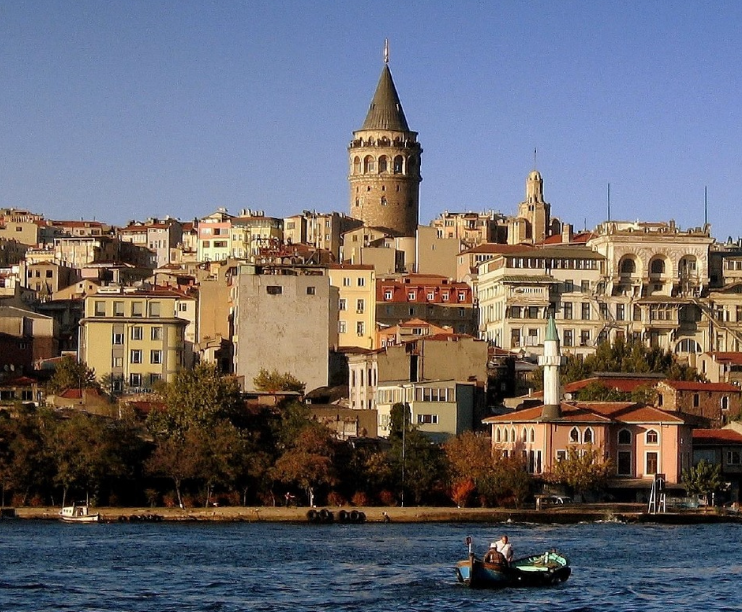
#> input picture Assignment4-CartoonImage/report/data/Galata.png, 742 x 612 px, found by its file name
$ python main.py
#> lines starting #> are read from the running program, lines starting #| are printed output that depends on the picture
#> in load_image, image is the input picture: shape (612, 742, 3); mean B, G, R 109.5, 104.1, 107
### Assignment4-CartoonImage/code/ImageProcessor.py
from scipy import ndimage
import cv2
import numpy as np
from sklearn.cluster import KMeans


class ImageProcessor:
    def __init__(self):
        pass

    @staticmethod
    def apply_gaussian_filter(image_arr, sigma):
#> called with sigma = 1
        smoothed_image = ndimage.gaussian_filter(image_arr, sigma=sigma)
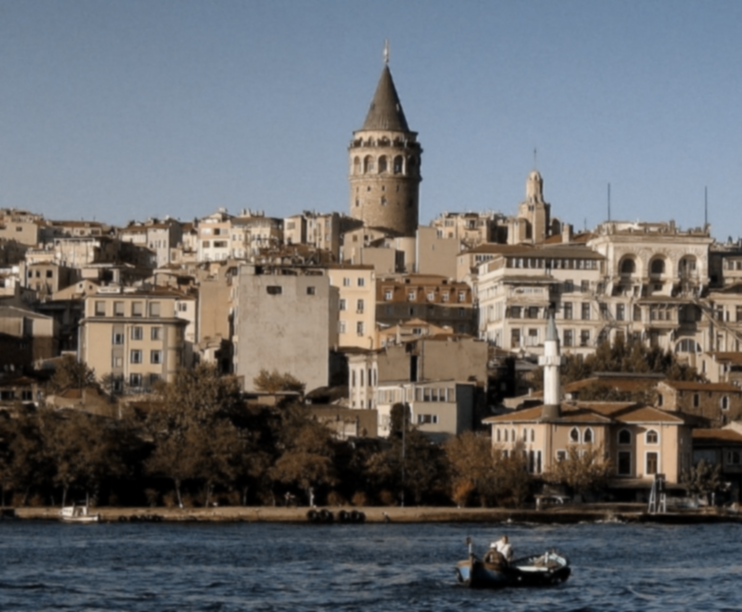
#> smoothed_image: shape (612, 742, 3); mean B, G, R 106.2, 105.1, 104.8
        return smoothed_image

    # [47 lines left out: functions apply_median_filter, apply_convolve_filter, threshold_dog_convolve, gaussian_kernel, not called in this run]

    @staticmethod
    def threshold_dog_gaussian(img, sigma1, sigma2, threshold):
        # Calculate the DoG filter
#> called with sigma1 = (1, 1, 0), sigma2 = (1.1, 1.1, 0), threshold = 254
        dog = (ImageProcessor.apply_gaussian_filter(img, sigma=sigma1) -
               ImageProcessor.apply_gaussian_filter(img, sigma=sigma2))

        # Create a binary image based on the threshold
        threshold_img = np.where(dog > threshold, 1, 0)
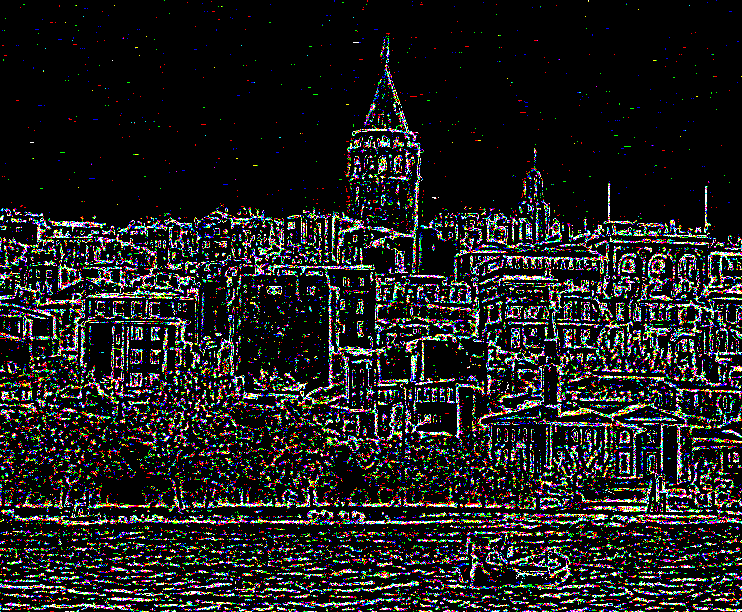
#> threshold_img: shape (612, 742, 3) int64; mean B, G, R 0.123, 0.125, 0.125; drawn with 1 as white

        return threshold_img

    @staticmethod
    def quantization_hsv(smooth_img, hsv_num):
#> called with hsv_num = 0.85
        hsv = cv2.cvtColor(smooth_img, cv2.COLOR_RGB2HSV)
#> hsv: shape (612, 742, 3); mean H, S, V 59.9, 73.4, 121.3
        hsv[:, :, 2] = hsv[:, :, 2] * float(hsv_num)  # (V)alue Change
#> hsv: shape (612, 742, 3); mean H, S, V 59.9, 73.4, 102.6
        quantized_image = cv2.cvtColor(hsv, cv2.COLOR_HSV2RGB)
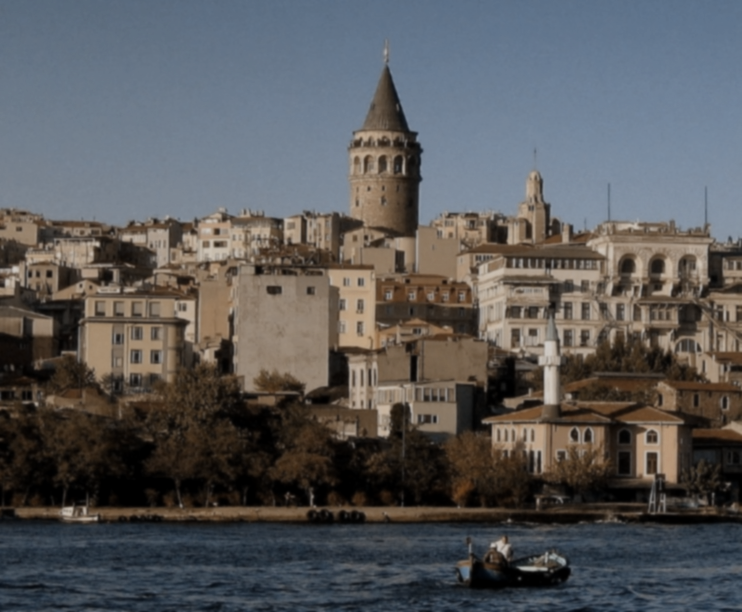
#> quantized_image: shape (612, 742, 3); mean B, G, R 89.7, 88.4, 88.4
        return quantized_image

    # [6 lines left out: function quantization_lab, not called in this run]

    @staticmethod
    def quantization_KMeans(image, num_colors=16):
#> called with num_colors = 16
        lab_image = cv2.cvtColor(image, cv2.COLOR_BGR2Lab)
#> lab_image: shape (612, 742, 3); mean of channels 0, 1, 2 111.5, 129, 127.8
        height, width, _ = lab_image.shape
#> height = 612; width = 742
        pixels = lab_image.reshape((-1, 3))
        kmeans = KMeans(n_clusters=num_colors, n_init=10)
        kmeans.fit(pixels)
        quantized_pixels = kmeans.cluster_centers_[kmeans.labels_]
        quantized_image = quantized_pixels.reshape(height, width, 3)
        quantized_image = cv2.cvtColor(quantized_image.astype(np.uint8), cv2.COLOR_Lab2BGR)

        return quantized_image

### Assignment4-CartoonImage/code/main.py
from ImageProcessor import ImageProcessor
import cv2
import matplotlib.pyplot as plt
import numpy as np
import os


def load_image(image_path):
    try:
        image = cv2.imread(image_path)
        if image is not None:
            return image
        else:
            return None
    except Exception as e:
        print(f"Hata oluştu: {e}")
        return None


def display_binary_image(image_array, title="Binary Image"):
    # 0-1 arrayini siyah-beyaz görüntü olarak çiz
    plt.imshow(image_array[:, :, 0], cmap='gray', vmin=0, vmax=1)
    plt.title(title)
    plt.axis('off')
    plt.show()


def save_image_3d_array(image_array, file_path):
    normalized_image = (image_array * 255).astype(np.uint8)
    directory = os.path.dirname(file_path)
    if not os.path.exists(directory):
        os.makedirs(directory)
    try:
        # Save the image using OpenCV
        cv2.imwrite(file_path, image_array)
    except Exception as e:
        print(f"An error occurred: {e}")


def save_binary_image(image_array, file_path):
    binary_image = np.clip(image_array, 0, 1)
    scaled_image = (binary_image * 255).astype(np.uint8)
    directory = os.path.dirname(file_path)

    if not os.path.exists(directory):
        os.makedirs(directory)
    try:
        # Save the image using OpenCV
        cv2.imwrite(file_path, scaled_image)
    except Exception as e:
        print(f"An error occurred: {e}")


image_path = "data/Galata.png"  # Dosya yolu
image_arr = load_image(image_path)  # Img -> array

# -------------------------------------------------------------------------------------------------
# ------------------------------ Smoothed Part ---------------------------------------------------
# -------------------------------------------------------------------------------------------------

smoothed_image_gaussian_1 = ImageProcessor.apply_gaussian_filter(image_arr, 1)
# smoothed_image_gaussian_2 = ImageProcessor.apply_gaussian_filter(image_arr, 2)
# smoothed_image_gaussian_4 = ImageProcessor.apply_gaussian_filter(image_arr, 4)
# smoothed_image_gaussian_8 = ImageProcessor.apply_gaussian_filter(image_arr, 8)
#
save_image_3d_array(smoothed_image_gaussian_1, "result/galata/smoothed/gaussian_smoothed_1.png")
# [34 lines of commented-out code are left out]


sigma1, sigma2, threshold = (1, 1, 0), (1.1, 1.1, 0), 254
threshold_img_gauss = ImageProcessor.threshold_dog_gaussian(smoothed_image_gaussian_1, sigma1, sigma2, threshold)
filename = f"result/galata/edgeDetection/threshold_dog_gaussian_{sigma1}_{sigma2}_{threshold}.png"
save_binary_image(threshold_img_gauss, filename)

# sigma1, sigma2, threshold = (1,1,0),(2,2,0),254
# threshold_img_gauss = ImageProcessor.threshold_dog_gaussian(smoothed_image_gaussian_1, sigma1, sigma2, threshold)
# filename = f"result/galata/edgeDetection/threshold_dog_gaussian_{sigma1}_{sigma2}_{threshold}.png"
# save_binary_image(threshold_img_gauss, filename)


# We continue with the threshold_dog_gaussian_(1, 1, 0)_(1.1, 1.1, 0)_254.png image that we like.

# -------------------------------------------------------------------------------------------------
# ------------------------------ Image Quantization Part -----------------------------------------
# -------------------------------------------------------------------------------------------------


quantization_hsv_image = ImageProcessor.quantization_hsv(smoothed_image_gaussian_1, 0.85)
save_image_3d_array(quantization_hsv_image, "result/galata/quantization/quantization_hsv_image_85.png")

# [8 lines of commented-out code are left out]

quantization_KMeans_image = ImageProcessor.quantization_KMeans(smoothed_image_gaussian_1, num_colors=16)
save_image_3d_array(quantization_KMeans_image, "result/galata/quantization/quantization_KMeans_image_16.png")

# quantization_KMeans_image = ImageProcessor.quantization_KMeans(smoothed_image_gaussian_1, num_colors=4)
# save_image_3d_array(quantization_KMeans_image, "result/galata/quantization/quantization_KMeans_image_4.png")

# We continue with the
# result/galata/quantization/quantization_hsv_image_85.png ,
# result/galata/quantization/quantization_KMeans_image_16.png
# image that we like.

# -------------------------------------------------------------------------------------------------
# ------------------------------ Combining Edge and Quantized Image ------------------------------
# -------------------------------------------------------------------------------------------------


result_img_KMeans = quantization_KMeans_image * (1 - threshold_img_gauss).astype("uint8")
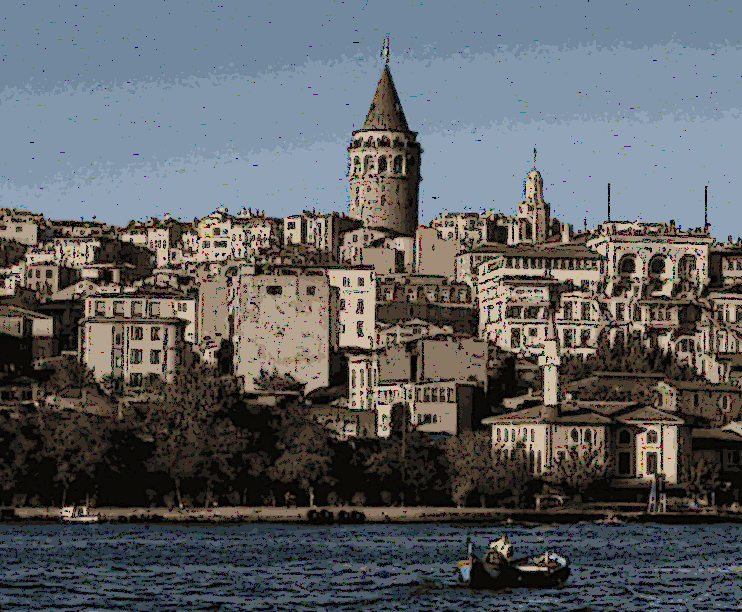
#> result_img_KMeans: shape (612, 742, 3); mean B, G, R 99.1, 96.7, 94.3
save_image_3d_array(result_img_KMeans, "result/galata/final/result_galata_img_KMeans.png")
#> in save_image_3d_array (call 4), `normalized_image = (image_array * 255).astype(np.uint8)`:
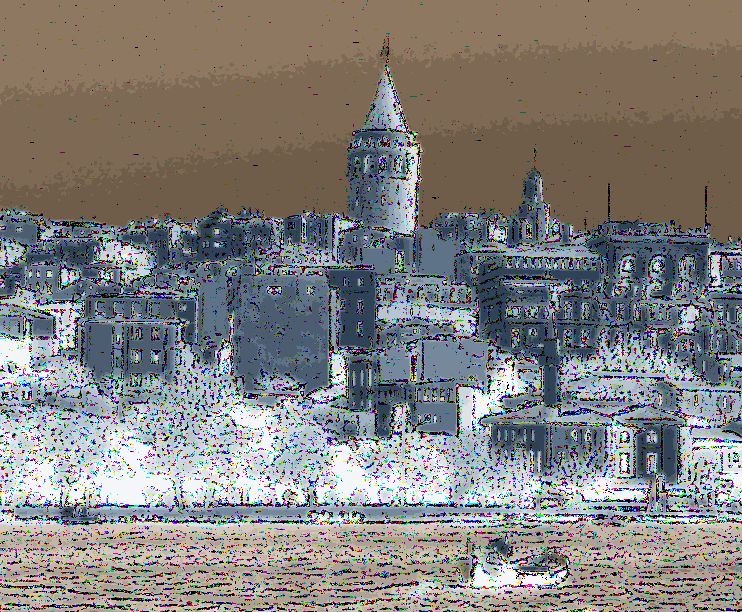
#> normalized_image: shape (612, 742, 3); mean B, G, R 125.4, 127.4, 129.6

result_img_hsv = quantization_hsv_image * (1 - threshold_img_gauss).astype("uint8")
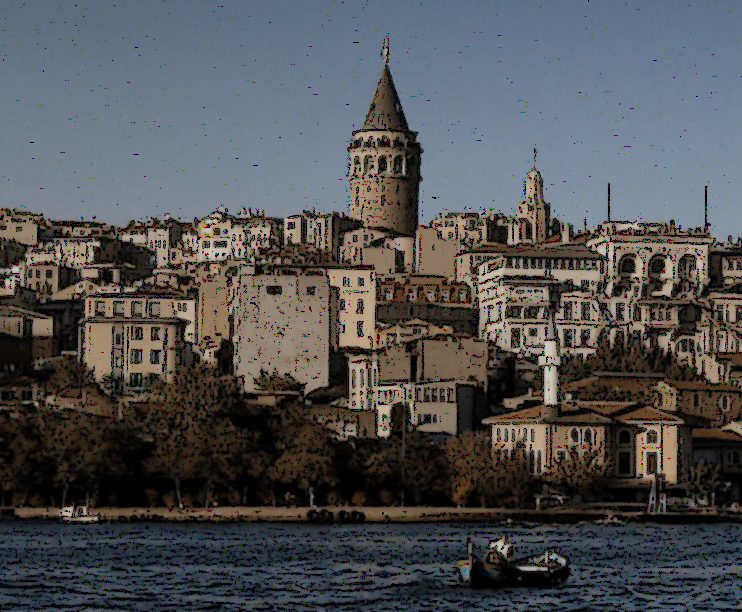
#> result_img_hsv: shape (612, 742, 3); mean B, G, R 83.5, 81.6, 80.9
save_image_3d_array(result_img_hsv, "result/galata/final/result_galata_img_hsv.png")
#> in save_image_3d_array (call 5), `normalized_image = (image_array * 255).astype(np.uint8)`:
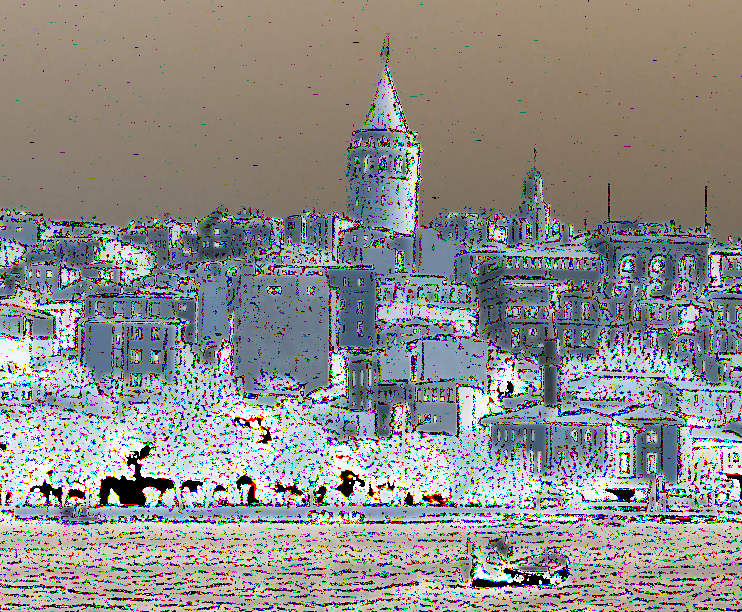
#> normalized_image: shape (612, 742, 3); mean B, G, R 137.9, 139.7, 140.6
